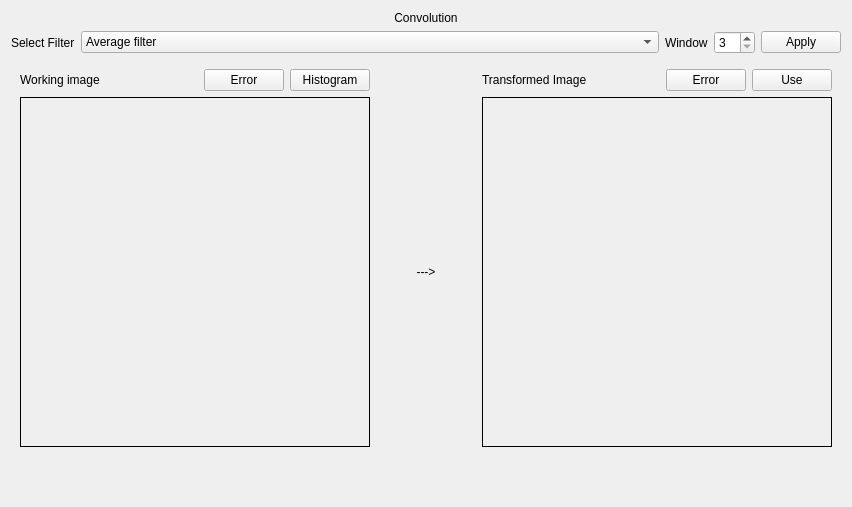
      <widget class="QWidget" name="tab_2">
       <attribute name="title">
        <string>Convolution</string>
       </attribute>
       <layout class="QGridLayout" name="gridLayout_8">
        <item row="3" column="0" colspan="5">
         <spacer name="verticalSpacer_3">
          <property name="orientation">
           <enum>Qt::Vertical</enum>
          </property>
          <property name="sizeHint" stdset="0">
           <size>
            <width>20</width>
            <height>40</height>
           </size>
          </property>
         </spacer>
        </item>
        <item row="1" column="1">
         <widget class="QComboBox" name="comboConvolution">
          <property name="sizePolicy">
           <sizepolicy hsizetype="Expanding" vsizetype="Fixed">
            <horstretch>0</horstretch>
            <verstretch>0</verstretch>
           </sizepolicy>
          </property>
          <item>
           <property name="text">
            <string>Average filter</string>
           </property>
          </item>
          <item>
           <property name="text">
            <string>Minimum filter</string>
           </property>
          </item>
          <item>
           <property name="text">
            <string>Maximun filter</string>
           </property>
          </item>
          <item>
           <property name="text">
            <string>Middle filter</string>
           </property>
          </item>
          <item>
           <property name="text">
            <string>Gaussian filter x3</string>
           </property>
          </item>
          <item>
           <property name="text">
            <string>Gaussian filter x5</string>
           </property>
          </item>
          <item>
           <property name="text">
            <string>Gaussian filter x7</string>
           </property>
          </item>
          <item>
           <property name="text">
            <string>Nagao filter</string>
           </property>
          </item>
         </widget>
        </item>
        <item row="1" column="0">
         <widget class="QLabel" name="label_8">
          <property name="text">
           <string>Select Filter</string>
          </property>
          <property name="margin">
           <number>5</number>
          </property>
         </widget>
        </item>
        <item row="1" column="4">
         <widget class="QPushButton" name="buttonApplyConvolution">
          <property name="text">
           <string>Apply</string>
          </property>
         </widget>
        </item>
        <item row="2" column="0" colspan="5">
         <widget class="QWidget" name="widget_6" native="true">
          <layout class="QGridLayout" name="gridLayout_9">
           <item row="0" column="0">
            <widget class="QLabel" name="label_10">
             <property name="text">
              <string>Working image</string>
             </property>
            </widget>
           </item>
           <item row="0" column="4">
            <widget class="QLabel" name="label_14">
             <property name="text">
              <string>Transformed Image</string>
             </property>
            </widget>
           </item>
           <item row="1" column="4" colspan="3">
            <widget class="QLabel" name="labelImageConvFilt">
             <property name="sizePolicy">
              <sizepolicy hsizetype="Expanding" vsizetype="Preferred">
               <horstretch>0</horstretch>
               <verstretch>0</verstretch>
              </sizepolicy>
             </property>
             <property name="minimumSize">
              <size>
               <width>350</width>
               <height>350</height>
              </size>
             </property>
             <property name="frameShape">
              <enum>QFrame::Box</enum>
             </property>
             <property name="text">
              <string/>
             </property>
            </widget>
           </item>
           <item row="1" column="3">
            <widget class="QLabel" name="label_13">
             <property name="minimumSize">
              <size>
               <width>100</width>
               <height>0</height>
              </size>
             </property>
             <property name="text">
              <string>---&gt;</string>
             </property>
             <property name="alignment">
              <set>Qt::AlignCenter</set>
             </property>
            </widget>
           </item>
           <item row="0" column="6">
            <widget class="QPushButton" name="bUseConv">
             <property name="sizePolicy">
              <sizepolicy hsizetype="Fixed" vsizetype="Fixed">
               <horstretch>0</horstretch>
               <verstretch>0</verstretch>
              </sizepolicy>
             </property>
             <property name="text">
              <string>Use</string>
             </property>
            </widget>
           </item>
           <item row="0" column="2">
            <widget class="QPushButton" name="bSaveconv">
             <property name="sizePolicy">
              <sizepolicy hsizetype="Fixed" vsizetype="Fixed">
               <horstretch>0</horstretch>
               <verstretch>0</verstretch>
              </sizepolicy>
             </property>
             <property name="text">
              <string>Histogram</string>
             </property>
            </widget>
           </item>
           <item row="1" column="0" colspan="3">
            <widget class="QLabel" name="labelImageConvOrig">
             <property name="sizePolicy">
              <sizepolicy hsizetype="Expanding" vsizetype="Preferred">
               <horstretch>0</horstretch>
               <verstretch>0</verstretch>
              </sizepolicy>
             </property>
             <property name="minimumSize">
              <size>
               <width>350</width>
               <height>350</height>
              </size>
             </property>
             <property name="frameShape">
              <enum>QFrame::Box</enum>
             </property>
             <property name="text">
              <string/>
             </property>
            </widget>
           </item>
           <item row="0" column="5">
            <widget class="QPushButton" name="bErrorConv">
             <property name="sizePolicy">
              <sizepolicy hsizetype="Fixed" vsizetype="Fixed">
               <horstretch>0</horstretch>
               <verstretch>0</verstretch>
              </sizepolicy>
             </property>
             <property name="text">
              <string>Error</string>
             </property>
            </widget>
           </item>
           <item row="0" column="1">
            <widget class="QPushButton" name="bError">
             <property name="sizePolicy">
              <sizepolicy hsizetype="Fixed" vsizetype="Fixed">
               <horstretch>0</horstretch>
               <verstretch>0</verstretch>
              </sizepolicy>
             </property>
             <property name="text">
              <string>Error</string>
             </property>
            </widget>
           </item>
          </layout>
         </widget>
        </item>
        <item row="0" column="0" colspan="5">
         <widget class="QLabel" name="label">
          <property name="text">
           <string>Convolution</string>
          </property>
          <property name="alignment">
           <set>Qt::AlignCenter</set>
          </property>
         </widget>
        </item>
        <item row="1" column="2">
         <widget class="QLabel" name="label_39">
          <property name="text">
           <string>Window</string>
          </property>
          <property name="margin">
           <number>10</number>
          </property>
         </widget>
        </item>
        <item row="1" column="3">
         <widget class="QSpinBox" name="spinConvolution">
          <property name="minimum">
           <number>3</number>
          </property>
          <property name="singleStep">
           <number>2</number>
          </property>
         </widget>
        </item>
       </layout>
      </widget>
